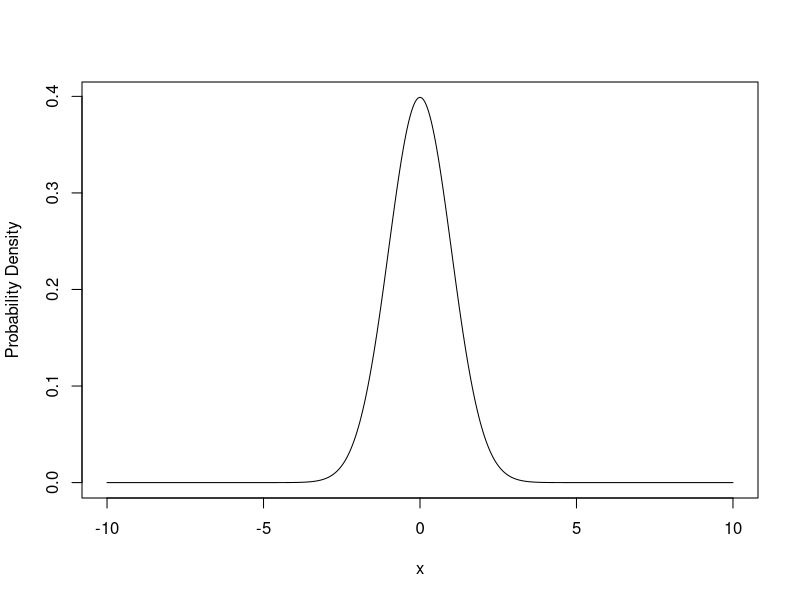
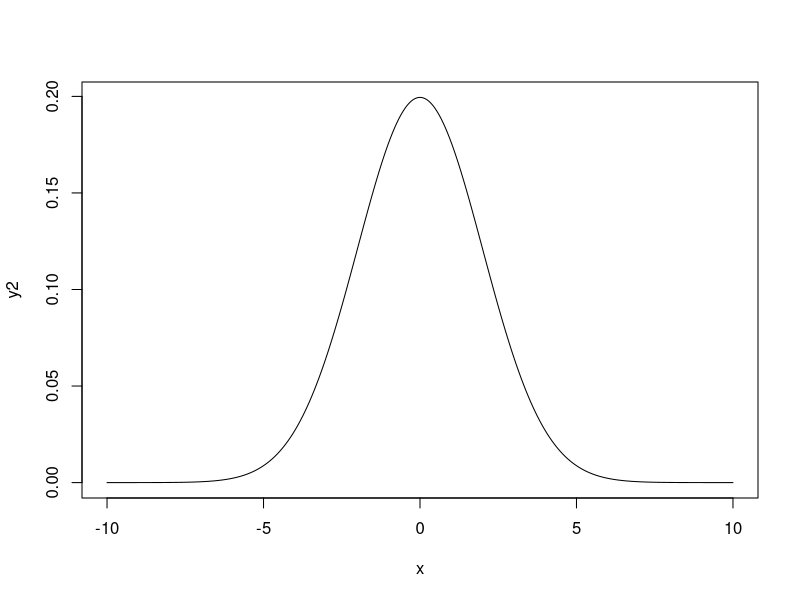
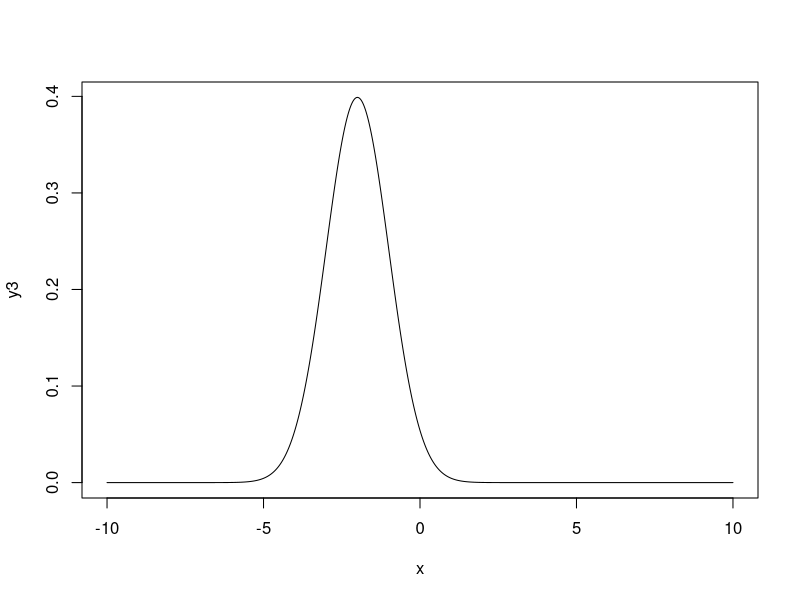
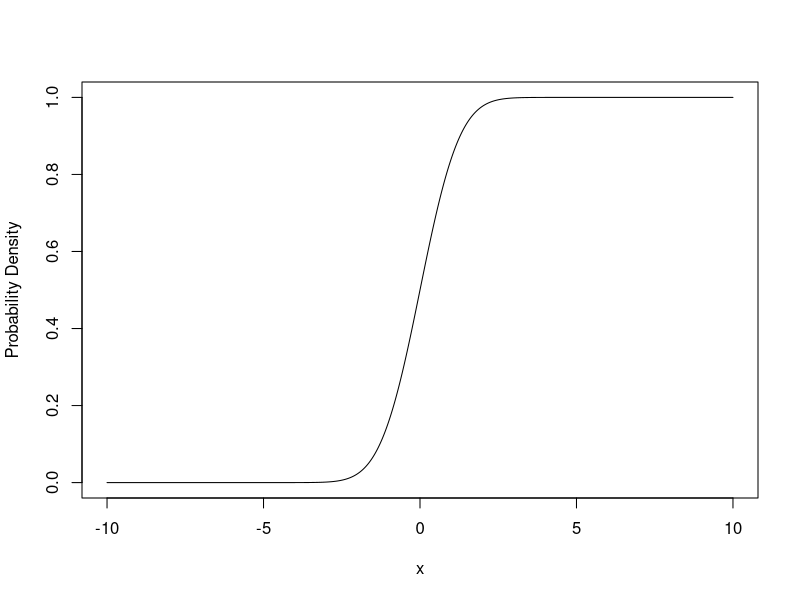

Here is the R script that generated these plots, in order:
## ---- chunk 1
n = 6
p = 4/6

dbinom(1, size= n ,pro = p)
## ---- chunk 2
n = 6
p = 4/6

dbinom(4, size= n ,pro = p)
## ---- chunk 3
n = 6
p = 4/6

dbinom(0, size= n ,pro = p)
## ---- chunk 4
n = 6
p= 4/6
pbinom(q = 4, size = n , p= p)


## ---- chunk 5
n = 6
p= 4/6
1 - pbinom(q = 3, size = n , p= p)


## ---- chunk 6
pnorm(1, mean= 0, sd= 1)

## ---- chunk 7

(pnorm(2, mean = 0, sd= 1))  - (pnorm(1, mean = 0, sd = 1))


## ---- chunk 8
n = 1000

x = seq(from = -10, to = 10, length.out = n)

y = dnorm(x, mean = 0, sd = 1)
y2 = dnorm(x, mean = 0, sd = 2)
y3 = dnorm(x, mean = -2, sd = 1)

# plot!
plot(y ~ x, type = "l", ylab = "Probability Density")
plot(y2 ~ x, type = "l", add= TRUE)
plot(y3 ~ x, type = "l", add= TRUE)

y2 = pnorm(x, mean = 0, sd = 1)

# plot!
plot(y2 ~ x, type = "l", ylab = "Probability Density")



